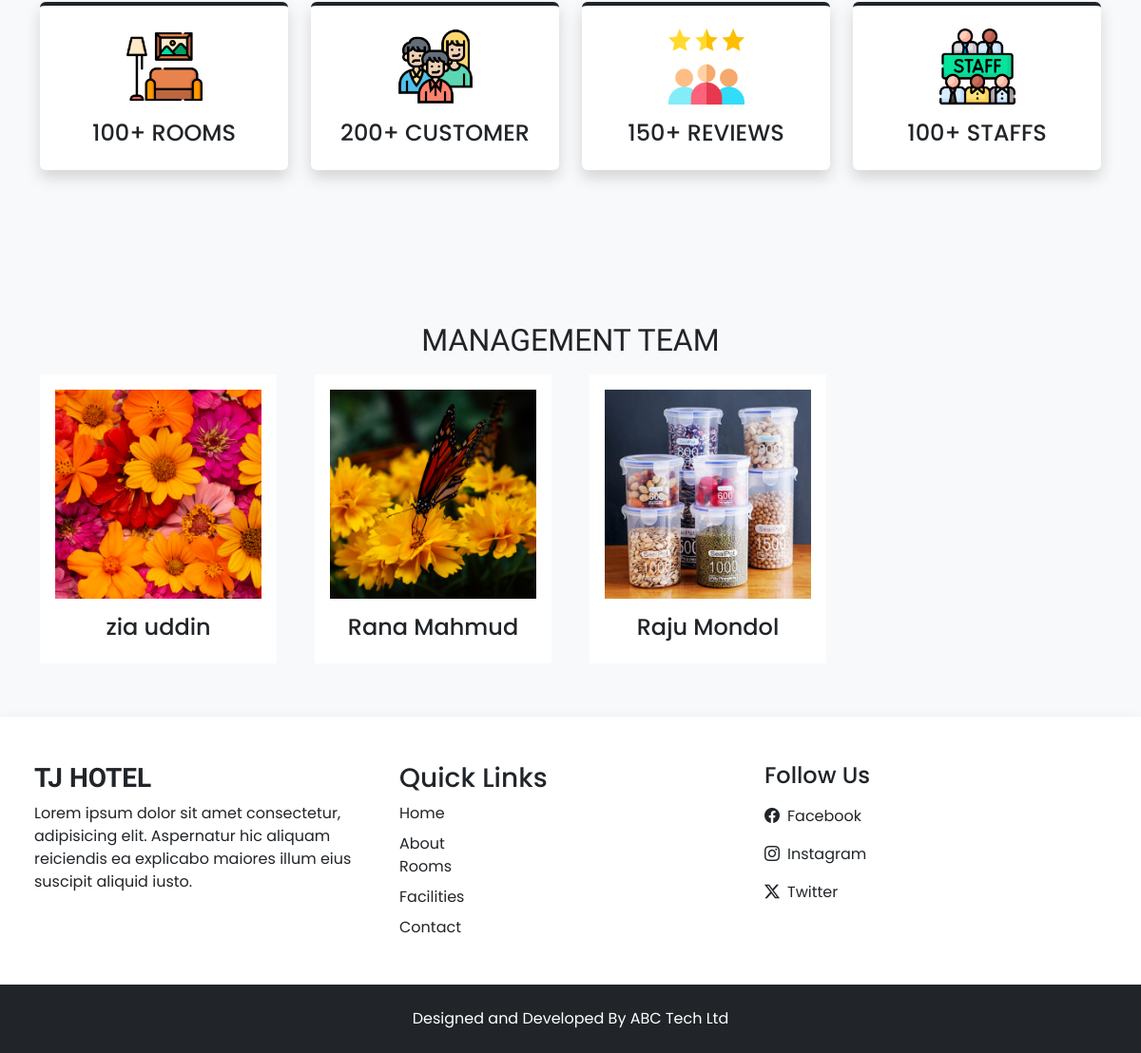
The page /about.php (lower part) on the database as committed earlier.
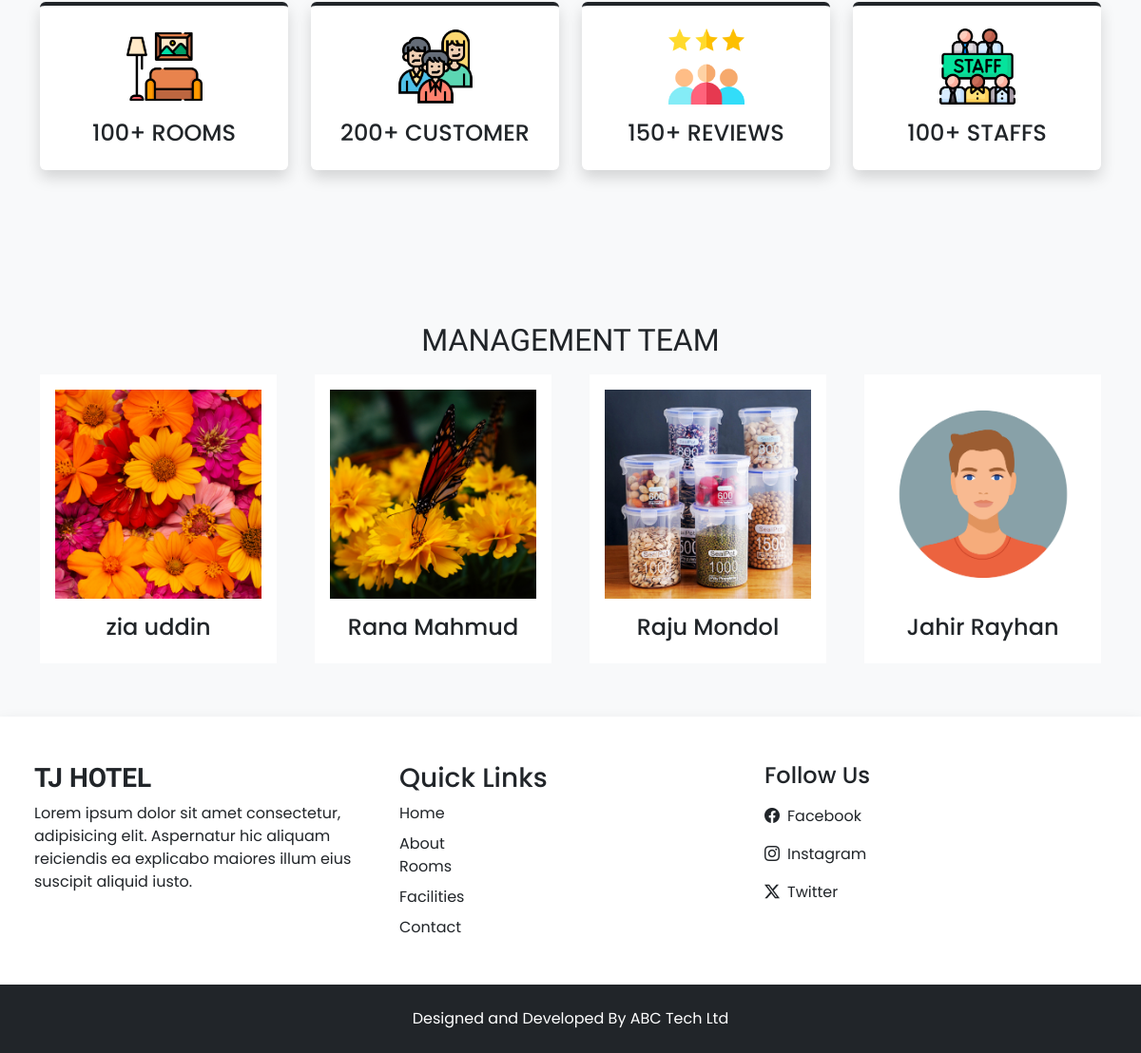
The same page on the database as committed later.
### tables this page shows
CREATE TABLE `team_details` (
  `id` int(11) NOT NULL,
  `member_name` varchar(100) DEFAULT NULL,
  `member_picture` varchar(100) DEFAULT NULL
);

### admin/inc/config.php (called while the page is built, shortened)
<?php
function selectAll($table)
{
    $conn = $GLOBALS['conn'];
    $res = mysqli_query($conn, "SELECT * FROM `$table`");
    return $res;
}
function select($sql, $data_types, $values)
{
    $conn = $GLOBALS['conn'];
    $res = $conn->prepare($sql);
    $res->bind_param($data_types, ...$values);
    if($res->execute())
    {
        $result = $res->get_result();
        return $result;
    }
    else
    {
        $error = "Query execution failed - Select";
        $res->close();
        return $error;
    }
}
?>

### about.php (the view, shortened to what this page needs)
<?php
 require "top.php";
?>
<section class="py-5">
    <div class="container">
      <div class="row">
        <div class="col-md-6 col-lg-3 my-3">
            <div class="text-center bg-white shadow rounded p-4 border-top border-4 border-dark about-item">
                <img src="assets/images/room.png" width="80px">
                <h4 class="mt-3 mb-0 text-uppercase">100+ Rooms</h4>
            </div>
        </div>
        <div class="col-md-6 col-lg-3 my-3">
            <div class="text-center bg-white shadow rounded p-4 border-top border-4 border-dark about-item">
                <img src="assets/images/customer.png" width="80px">
                <h4 class="mt-3 mb-0 text-uppercase">200+ Customer</h4>
            </div>
        </div>
        <div class="col-md-6 col-lg-3 my-3">
            <div class="text-center bg-white shadow rounded p-4 border-top border-4 border-dark about-item">
                <img src="assets/images/rating.png" width="80px">
                <h4 class="mt-3 mb-0 text-uppercase">150+ Reviews</h4>
            </div>
        </div>
        <div class="col-md-6 col-lg-3 my-3">
            <div class="text-center bg-white shadow rounded p-4 border-top border-4 border-dark about-item">
                <img src="assets/images/staff.png" width="80px">
                <h4 class="mt-3 mb-0 text-uppercase">100+ Staffs</h4>
            </div>
        </div>
      </div>
    </div>
</section>
<section class="py-5">
    <div class="container">
        <h2 class="h-font text-center mt-5 mb-2">MANAGEMENT TEAM</h2>
        <div class="swiper managementSwiper">
            <div class="swiper-wrapper">
                <?php
                  $team_res = selectAll('team_details');
                  while ($team_row = $team_res->fetch_assoc())
                  {
                    ?>
                    <div class="swiper-slide my-2">
                        <div class="bg-white shadowrounded overflow-hidden p-3 text-center">
                            <img class="w-100" style="height: 220px; object-fit: cover" src="<?= IMAGE_PATH ?>about/<?= $team_row['member_picture'] ?>">
                            <h4 class="mt-3"><?= $team_row['member_name'] ?></h4>
                        </div>
                    </div>
                    <?php
                  }
                ?>
            </div>
        </div>
    </div>
</section>
<?php
 require "footer.php";
?>

### top.php (shortened to what this page needs)
<?php
    require "admin/inc/config.php";
    $sql = "SELECT * FROM `contacts_det` WHERE `id` = ?";
    $data_types = 'i';
    $values = [1];
    $contact_res = select($sql, $data_types, $values);
    $contact_row = $contact_res->fetch_assoc();
?>
<!DOCTYPE html>
<html lang="en">
<head>
    <link rel="stylesheet" href="assets/css/style.css">
    <link href="https://cdn.jsdelivr.net/npm/bootstrap@5.3.3/dist/css/bootstrap.min.css" rel="stylesheet">
    <link rel="stylesheet" href="https://cdn.jsdelivr.net/npm/bootstrap-icons@1.11.3/font/bootstrap-icons.min.css">
    <link rel="stylesheet" href="https://cdn.jsdelivr.net/npm/swiper@11/swiper-bundle.min.css" />
</head>
<body class="bg-light">

### footer.php (shortened to what this page needs)
    <section class="footer py-5 bg-white shadow px-lg-4">
        <div class="container-fluid">
            <div class="row">
                <div class="col-md-4">
                    <h3 class="h-font fw-bold mb-2">TJ HOTEL</h3>
                    <p>Lorem ipsum dolor sit amet consectetur, adipisicing elit. Aspernatur hic aliquam reiciendis ea explicabo maiores illum eius suscipit aliquid iusto.</p>
                </div>
                <div class="col-md-4">
                    <h3>Quick Links</h3>
                    <a href="index" class="text-decoration-none d-inline-block mb-2 text-dark">Home</a> <br>
                    <a href="about" class="text-decoration-none d-inline-block text-dark">About</a> <br>
                    <a href="rooms" class="text-decoration-none d-inline-block mb-2 text-dark">Rooms</a> <br>
                    <a href="facilities" class="text-decoration-none d-inline-block mb-2 text-dark">Facilities</a> <br>
                    <a href="contact" class="text-decoration-none d-inline-block text-dark">Contact</a>
                </div>
                <div class="col-md-4">
                        <h4>Follow Us</h4>
                        <a href="<?= $contact_row['fb'] ?>" target="_blank" class="d-flex align-items-center mt-3 text-decoration-none text-dark">
                            <i class="bi bi-facebook me-2"></i>
                            Facebook
                        </a>
                        <a href="<?= $contact_row['insta'] ?>" target="_blank" class="d-flex align-items-center mt-3 text-decoration-none text-dark">
                            <i class="bi bi-instagram me-2"></i>
                            Instagram
                        </a>
                        <a href="<?= $contact_row['tw'] ?>" target="_blank" class="d-flex align-items-center my-3 text-decoration-none text-dark">
                            <i class="bi bi-twitter-x me-2"></i>
                            Twitter
                        </a>
                </div>
            </div>
        </div>
    </section>
    <section class="copyright py-4 bg-dark text-white">
        <div class="container">
            <p class="my-0 text-center">Designed and Developed By ABC Tech Ltd</p>
        </div>
    </section>
</body>
</html>

### assets/css/style.css (style rules this page uses)
* { margin: 0; padding: 0; box-sizing: border-box; font-family: "Poppins", serif; }
:root { --teal: #2ec1ac; --teal-hover: #279e8c; }
.h-font { font-family: "Merienda", serif; }

Rows that differ between the two databases and show on the page:
added team_details: member_picture (picture), member_name "Jahir Rayhan"
